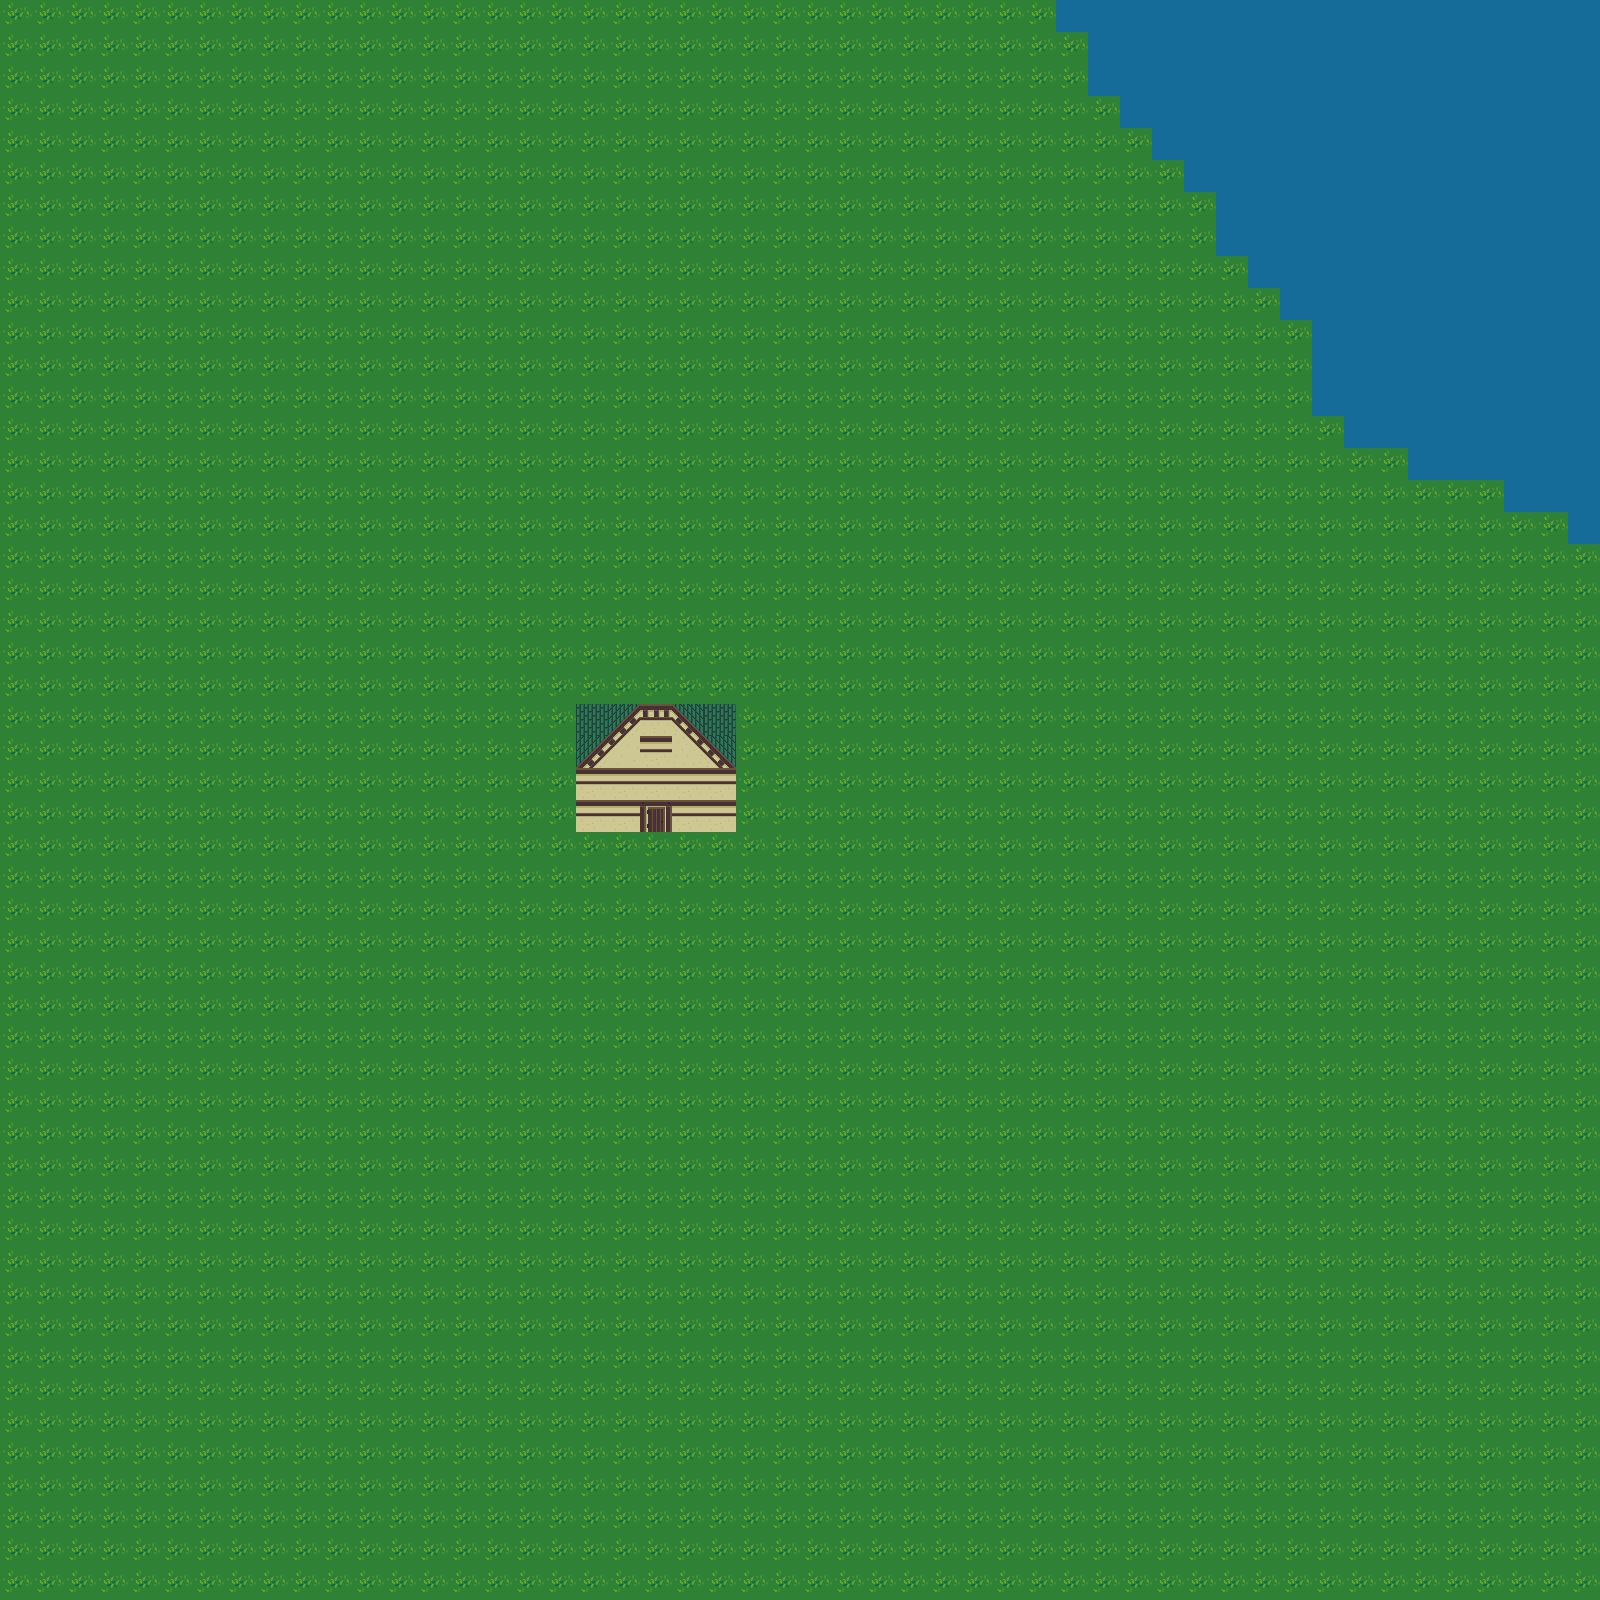

Rendered tile map (Tiled .tmx) drawn with the repository's tilesets; below, a short description and the map source with its tile grids summarised:
An orthogonal 50x50 tile map with 32x32 px tiles, 1 tile layer (Tile Layer 1), 2 tilesets.

<map version="1.2" tiledversion="1.3.5" orientation="orthogonal" renderorder="right-down" width="50" height="50" tilewidth="32" tileheight="32" infinite="0" nextlayerid="2" nextobjectid="1">
 <tileset firstgid="1" source="terrain.tsx" />
 <tileset firstgid="484" source="32x32tileset.tsx" />
 <layer id="1" name="Tile Layer 1" width="50" height="50">
  <data>[2500 cells, 2500 non-empty, 10 distinct tile ids]</data>
 </layer>
</map>
